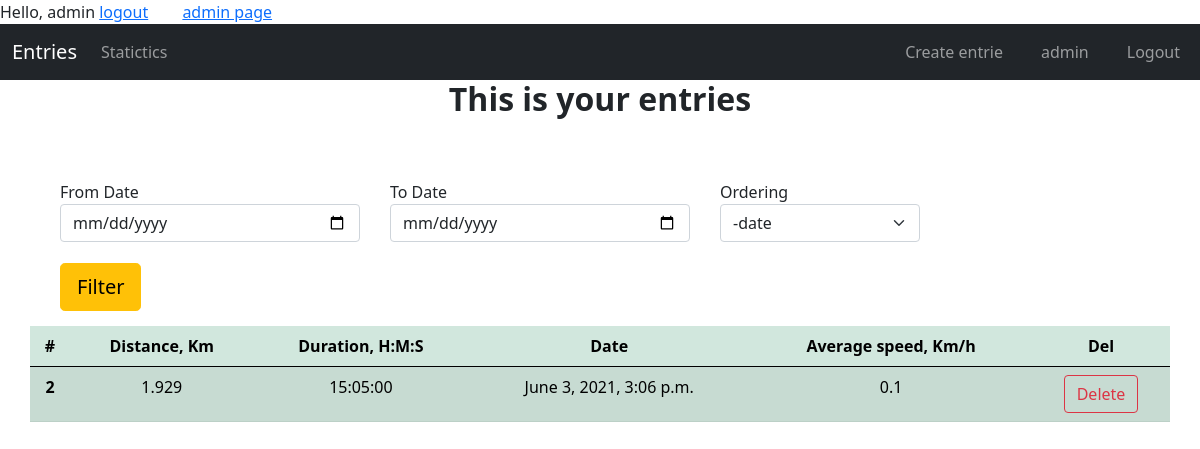
/report/ (signed in), run on the app's committed database.
### report/models.py (models this page shows, shortened)
class Entries(models.Model):
    date = models.DateTimeField(default=datetime.now)
    week_number = models.PositiveIntegerField(null=True)
    distance = models.FloatField(null=False)
    duration = models.DurationField()
    user = models.ForeignKey(User, on_delete=models.CASCADE)
    def get_absolute_delete_url(self):
        return f"/report/entrie/{self.id}/delete"
    def get_distance_in_km(self):
        return self.distance/1000
    def get_duration_in_seconds(self):
        return self.duration.total_seconds()
    def get_average_speed(self):
        hours = self.get_duration_in_seconds()/60/60
        res = self.get_distance_in_km()/hours
        return "%.1f" % res

### report/views.py (the view)
# urls.py: path('', views.EntriesView.as_view(), name='entries'),
class EntriesView(LoginRequiredMixin, View):
    login_url = 'account:readme_page'
    template_name = 'report/entries.html'
    context = {}
    def get(self, *args, **kwargs):
        qs = models.Entries.objects.filter(user=self.request.user)
        entries = qs.order_by('-date')
        date_min = self.request.GET.get('date_min')
        date_max = self.request.GET.get('date_max')
        date_ordering = self.request.GET.get('orderingSelect')
        if self.is_valid_queryparam(date_ordering):
            entries = qs.order_by(date_ordering)
        if self.is_valid_queryparam(date_min):
            entries = entries.filter(date__gte=date_min)
        if self.is_valid_queryparam(date_max):
            entries = entries.filter(date__lt=date_max)
        self.context['data'] = entries
        return render(self.request, self.template_name, self.context)
    def is_valid_queryparam(self, param):
        return param != '' and param is not None

### templates/report/entries.html (shortened to what this page needs)
{% extends "index.html" %}
{% block content %}
{% include "report/report-header.html" %}
<h2 style="font-weight: bold; text-align:center;">This is your entries</h2>
  <br>
  <form id="form" method="GET" name="form" class="form-inline container-lg" style="padding: 15px">
    <div class="input-group mb-3">
      <div style="margin: 15px">
        <label for="date_min">From Date</label>
        <input id="date_min" name="date_min" type="date" class="form-control" style="width: 300px;" />
      </div>
      <div style="margin: 15px">
        <label for="date_max">To Date</label>
        <input id="date_max" name="date_max" type="date" class="form-control" style="width: 300px;" />
      </div>
      <div style="margin: 15px">
        <label for="orderingSelect">Ordering</label>
        <select
          class="form-select"
          id='orderingSelect'
          name='orderingSelect'
          aria-label="Default select example"
          style="width: 200px;"
          >
          <option selected value="-date">-date</option>
        </select>
      </div>
    </div>
    <button type="submit" id="submit_date" class="btn btn-lg btn-warning" style="margin-left: 15px; margin-top: -10px">Filter</button>
  </form>
  <table class="table table-success table-striped container-lg" style="text-align: center;">
    <thead>
      <tr>
        <th scope="col">#</th>
        <th scope="col">Distance, Km</th>
        <th scope="col">Duration, H:M:S</th>
        <th scope="col">Date</th>
        <th scope="col">Average speed, Km/h</th>
        <th scope="col">Del</th>
      </tr>
    </thead>
    <tbody id="entries-result" class="container" style="margin-top: 20px;">
      {% for entrie in data %}
      <tr>
        <th>{{entrie.id}}</th>
        <td>{{entrie.get_distance_in_km}}</td>
        <td>{{entrie.duration}}</td>
        <td>{{entrie.date}}</td>
        <td>{{entrie.get_average_speed}}</td>
        <td>
          <a class="btn btn-outline-danger" href="{{entrie.get_absolute_delete_url}}">Delete</a>
        </td>
      </tr>
        {% endfor %}
    </tbody>
</table>
{% endblock content %}

### templates/site/header.html
<div>
  <span class="user">
    {% if request.user.is_authenticated %}
      Hello,  {{ request.user.username }}
      <a href="{% url 'account:logout' %}">logout</a>
    {% else %}
      <a href="{% url 'acoount:login' %}">Log-in</a>
      <a href="{% url 'account:register' %}" style='margin-left: 20px;'>Register</a>
    {% endif %}
    <a href="/admin/" style="margin-left: 30px;">admin page</a>
</div>

### templates/report/report-header.html (shortened to what this page needs)
{% load static %}
<nav class="navbar navbar-expand-md navbar-dark bg-dark">
    <div class="container-fluid">
      <a class="navbar-brand" href="{% url 'report:entries' %}">Entries</a>
      <div class="collapse navbar-collapse" id="navbarTogglerDemo03">
        <ul class="navbar-nav me-auto mb-2 mb-md-0">
          <li class="nav-item">
            <a class="nav-link" aria-current="page" href="{% url 'report:entries-stats' %}">Statictics</a>
          </li>
        </ul>
        <ul class="navbar-nav me-right mb-2 mb-md-0">
          <li class="nav-item">
            <a class="nav-link" href="{% url 'report:entries-create' %}" style="margin-right: 30px;">Create entrie</a>
          </li>
          {% if request.user.is_authenticated %}
          <span class="navbar-text" style="margin-right: 30px;">
            {{request.user.username}}
          </span>
          <li class="nav-item">
            <a class="nav-link" aria-current="page" href="{% url 'account:logout' %}">Logout</a>
          </li>
          {% endif %}
        </ul>
      </div>
    </div>
  </nav>

### data on the page
Entries: id "2", get_distance_in_km "1.929", duration "15:05:00", date "June 3, 2021, 3:06 p.m.", get_average_speed "0.1"

### other printed values
{{ request.user.username }} "admin"
